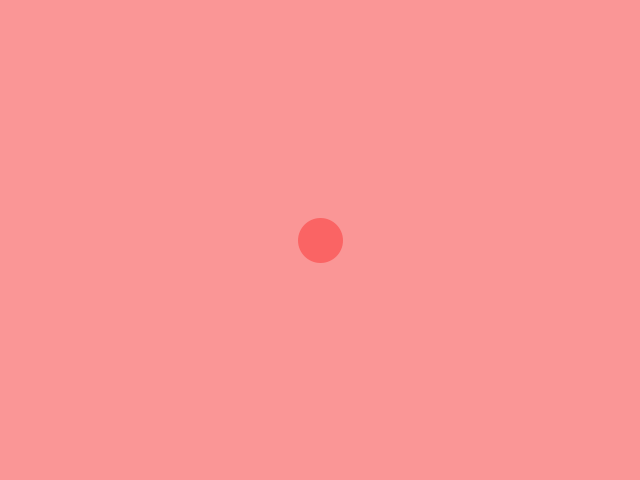
Frame 1 (no input)
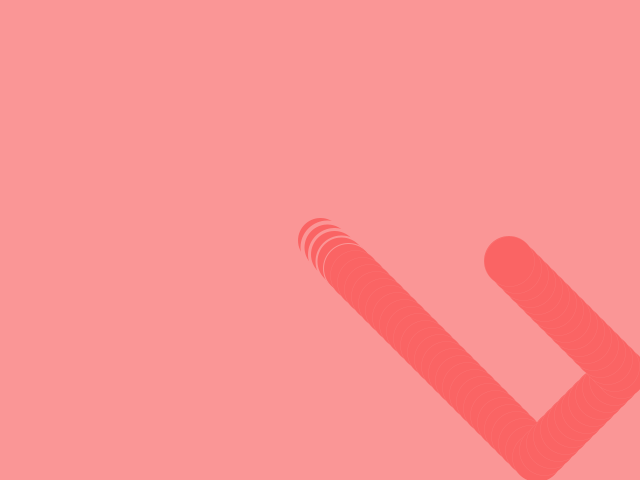
Frame 60 (the mouse pressed at the canvas centre just before this capture)
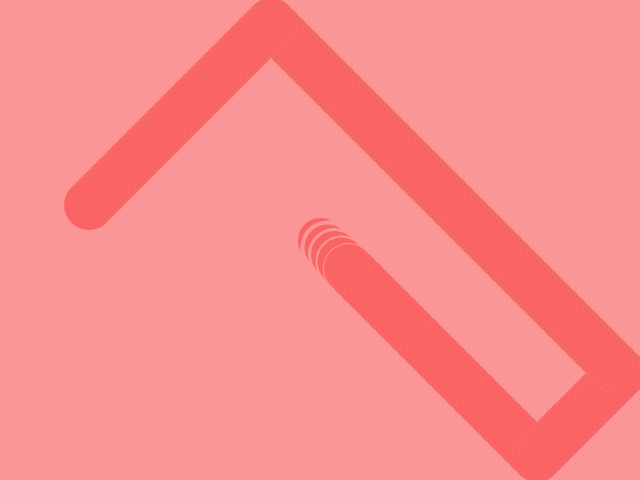
Frame 120 (the mouse held since frame 60 and released just before this capture)

The Processing sketch that drew these frames (run headless with seeded random() and noise(); from frame 60 on, the mouse is pressed at the canvas centre):

// Processing sketch: exercise01
// ── exercise01.pde
final int CIRCLE_SPEED = 7; // Integer variable that signifies the speed of the circle is set to 7. Can't be changed.
int STROKE_WEIGHT = 5; // CHANGED: Integer variable that signifies the stroke weight of the circle, is set to 5.
final color NO_CLICK_FILL_COLOR = color(250, 100, 100); // Color variable that signifies the color of the circle when the distance between mouse and circle is greater than 25 (salmon/darker pink). Can't be changed.
final color CLICK_FILL_COLOR = color(100, 100, 250); // Color variable that signifies the color of the circle when the distance between mouse and circle is less than 25 (lightish blue with a hint of purple). Can't be changed.
final color BACKGROUND_COLOR = color(250, 150, 150); // Color variable that signifies the background color (light pink). Can't be changed.
final color STROKE_COLOR = color(250, 150, 150); // Color variable that signifies the stroke (outline) of the circle (light pink). Can't be changed.
final int CIRCLE_SIZE = 50; // Integer variable that signifies the size of the circle and clarifies the value 50 is set within. Can't be changed.

int circleX; // Creates a variable for circle's x coordinate (position on the screen on the x-axis)
int circleY; // Creates a variable for circle's y coordinate (position on the screen on the y-axis)
int circleVX; // Creates a variable for circle's velocity on the x-axis
int circleVY; // Creates a variable for circle's velocity on the y-axis

void setup() {
  size(640, 480); // Sets the size of the screen to 640 x 480 pixels.
  circleX = width/2; // Sets the circle's x coordinate to half of the width of the screen, thereby putting it in the center horizontally.
  circleY = height/2; // Sets the circle's y coordinate to half of the height of the screen, thereby putting it in the center vertically.
  circleVX = CIRCLE_SPEED; // Sets the circle's velocity along the x-axis to equal the speed of the circle.
  circleVY = CIRCLE_SPEED; // Sets the circle's velocity along the y-axis to equal the speed of the circle.
  stroke(STROKE_COLOR); // Sets the stroke of the circle to the previously defined variable STROKE_COLOR (pink)
  fill(NO_CLICK_FILL_COLOR); // Sets the fill of the circle to the previously defined variable NO_CLICK_FILL_COLOR (salmon/darker pink).
  background(BACKGROUND_COLOR); // Sets the background color to the previously defined variable BACKGROUND_COLOR (light pink).
}

void draw() {
  println(STROKE_WEIGHT); // CHANGED: Printing the variable stored in STROKE_WEIGHT to keep an eye on it.
  if (STROKE_WEIGHT >= 200) { // CHANGED: If the STROKE_WEIGHT variable is greater than or equal to 200-
    STROKE_WEIGHT = 200; // CHANGED: Keep at at 200. This effectively doesn't let it get higher than 200.
  }
  if (STROKE_WEIGHT <= 0) { // CHANGED: If the STROKE_WEIGHT variable is less than or equal to 0-
    STROKE_WEIGHT = 0; // CHANGED: Keep it at 0. This effectively doesn't let it get lower than 0.
  }
  
  strokeWeight(abs(STROKE_WEIGHT)); // CHANGED: Sets the stroke weight (thickness) to our previously defined variable STROKE_WEIGHT
  
    if (dist(mouseX, mouseY, circleX, circleY) < CIRCLE_SIZE/2) { // If the distance between the mouse's position on x-axis and y-axis and the circle's position on the x-axis and y-axis is less than the circle's size divided by two (25)
    fill(CLICK_FILL_COLOR); // Fill the circle with the color stored in CLICK_FILL_COLOR (lightish blue with a hint of purple).
  }
  else { // If this condition is not true,
    fill(NO_CLICK_FILL_COLOR); // Fill the circle with the color stored in NO_CLICK_FILL_COLOR (which would keep it as salmon/darker pink).
  }
  
    if (mouseX > 320 || mouseY > 240) { // CHANGED: If the mouse's position on the X-axis is greater than 320, OR if the mouse's position on the Y-axis is greater than 240,
      STROKE_WEIGHT++; // CHANGED: Increase the value stored in STROKE_WEIGHT by 1 per frame.
    }
    else { // CHANGED: Otherwise,
      STROKE_WEIGHT--; // CHANGED: Decrease the value stored in STROKE_WEIGHT by 1 per frame.
    }
    
  ellipse(circleX, circleY, CIRCLE_SIZE, CIRCLE_SIZE); // Draw an ellipse placed at the previously stated circleX and circleY coordinates (center of the screen), making it the size of the value stored within CIRCLE_SIZE (50) making it 50 pixels by 50 pixels.
  circleX += circleVX; // The circleX variable is increased by the circleVX variable (which is set to CIRCLE_SPEED which is 7).
  circleY += circleVY; // The circleY variable is increased by the circleVY variable (which is set to CIRCLE_SPEED which is 7).
  if (circleX + CIRCLE_SIZE/2 > width || circleX - CIRCLE_SIZE/2 < 0) { // If the circle's position on the screen on the x-axis added with the size divided by 2 (25) is greater than the width of the canvas or opposite (if the edge of the circle touches an edge of the screen)
    circleVX = -circleVX; // begin to reduce the circleVX variable (circle's velocity along the x-axis, making it go the opposite direction and giving it a 'bounce' effect
  }
  if (circleY + CIRCLE_SIZE/2 > height || circleY - CIRCLE_SIZE/2 < 0) { // If the circle's position on the screen on the y-axis added with the size divided by 2 (25) is greater than the height of the canvas or opposite (if the edge of the circle touches an edge of the screen)
    circleVY = -circleVY; // begin to reduce the circleVY variable (circle's velocity along the y-axis, making it go the opposite direction and giving it a 'bounce' effect
  }
}

void mousePressed() { // When the mouse is pressed down,
  background(BACKGROUND_COLOR); // Change the background to the value stored in BACKGROUND_COLOR (light pink). Likely clears the screen.
}

void keyPressed() { // CHANGED: When any key is pressed, 
    fill(random(255), random(255), random(255)); // CHANGED: The color of the text will be completely random across RGB values
    textSize(random(100)); // CHANGED: The text size will be completely random from 0-99
    text("<3", mouseX, mouseY); // CHANGED: The text will say "<3", and be positioned at the mouse's position on the x and y axis.
  }
